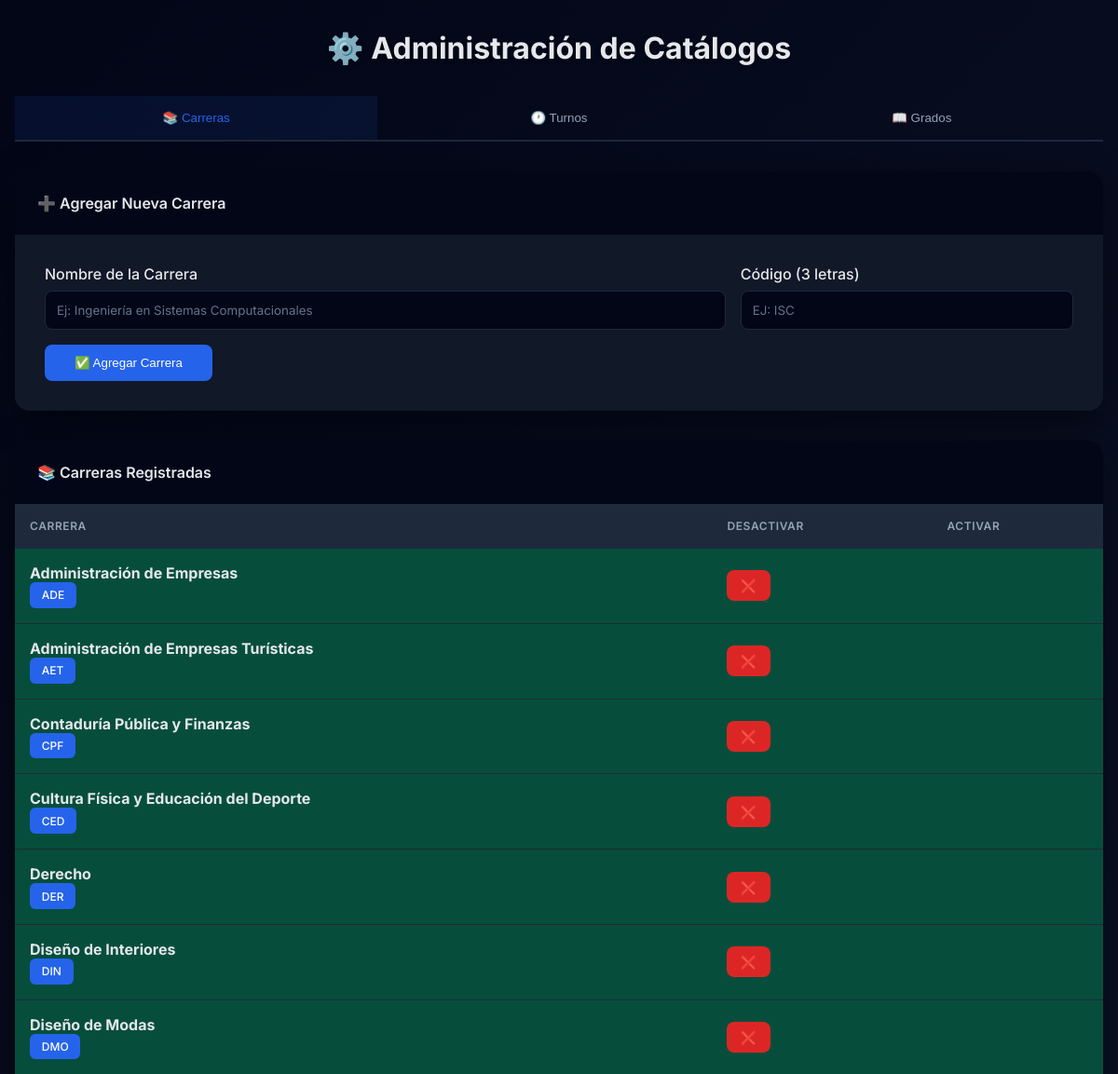
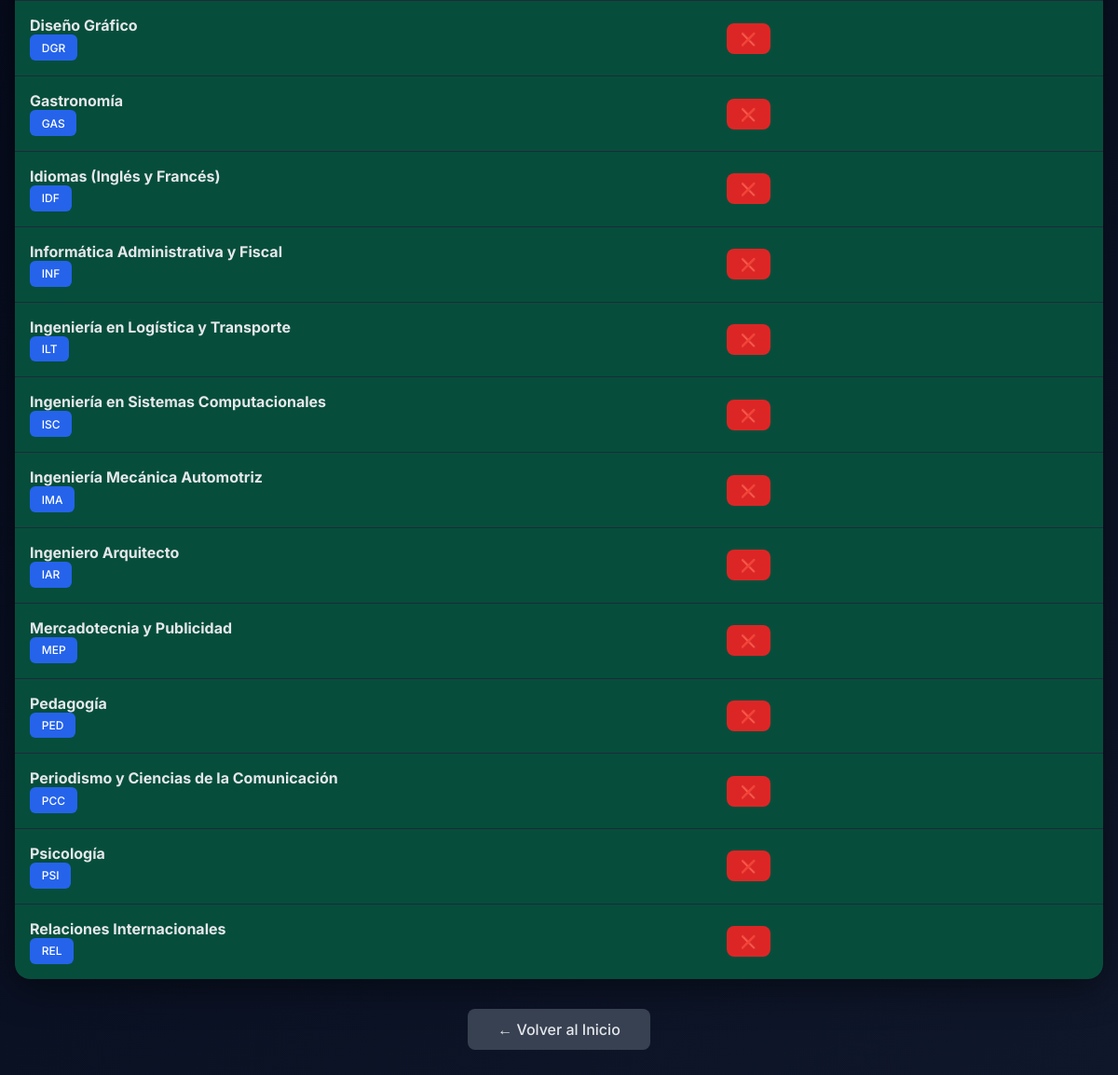
The page /catalogos.php on the database its author committed (2 pictures, top to bottom).
### tables this page shows
CREATE TABLE `carreras` (
  `id` int(11) NOT NULL,
  `nombre` varchar(100) NOT NULL,
  `codigo` varchar(10) NOT NULL,
  `created_at` timestamp NOT NULL DEFAULT current_timestamp(),
  `activo` tinyint(1) NOT NULL DEFAULT 1
);

### catalogos.php (the view, shortened to what this page needs)
<?php
$conn = getConnection();
$carreras = $conn->query("SELECT * FROM carreras ORDER BY nombre");
?>
<!DOCTYPE html>
<html lang="es">
<head>
</head>
<body>
    <div class="container">
        <h1 class="page-title">⚙️ Administración de Catálogos</h1>
        <ul class="nav-tabs" role="tablist">
            <li class="nav-item" role="presentation">
                <button class="nav-link active" data-tab="carreras" onclick="switchTab(event, 'carreras')">
                    📚 Carreras
                </button>
            </li>
            <li class="nav-item" role="presentation">
                <button class="nav-link" data-tab="turnos" onclick="switchTab(event, 'turnos')">
                    🕐 Turnos
                </button>
            </li>
            <li class="nav-item" role="presentation">
                <button class="nav-link" data-tab="grados" onclick="switchTab(event, 'grados')">
                    📖 Grados
                </button>
            </li>
        </ul>
        <div class="tab-content">
            <div class="tab-pane active" id="carreras" role="tabpanel">
                <div class="card">
                    <div class="card-header">
                        <h4>➕ Agregar Nueva Carrera</h4>
                    </div>
                    <div class="card-body">
                        <form method="POST">
                            <div class="row">
                                <div class="col-md-8 mb-3">
                                    <label for="nombre" class="form-label">Nombre de la Carrera</label>
                                    <input type="text" class="form-control" id="nombre" name="nombre"
                                           placeholder="Ej: Ingeniería en Sistemas Computacionales" required>
                                </div>
                                <div class="col-md-4 mb-3">
                                    <label for="codigo" class="form-label">Código (3 letras)</label>
                                    <input type="text" class="form-control" id="codigo" name="codigo"
                                           placeholder="Ej: ISC" maxlength="3" required
                                           style="text-transform: uppercase;">
                                </div>
                            </div>
                            <button type="submit" class="btn btn-primary">
                                ✅ Agregar Carrera
                            </button>
                        </form>
                    </div>
                </div>
                <div class="card">
                    <div class="card-header">
                        <h4>📚 Carreras Registradas</h4>
                    </div>
                    <div class="card-body p-0">
                        <div class="table-responsive">
                            <table>
                                <thead>
                                    <tr>
                                        <th>Carrera</th>
                                        <th>Desactivar</th>
                                        <th>Activar</th>
                                    </tr>
                                </thead>
                                <tbody>
                                    <?php while ($carrera = $carreras->fetch_assoc()): ?>
                                    <tr class="<?php echo $carrera['activo'] == 1 ? 'item-activo' : 'item-inactivo'; ?>">
                                        <td>
                                            <strong><?php echo htmlspecialchars($carrera['nombre']); ?></strong>
                                            <br>
                                            <span class="badge badge-primary">
                                                <?php echo htmlspecialchars($carrera['codigo']); ?>
                                            </span>
                                        </td>
                                        <td>
                                            <?php if ($carrera['activo'] == 1): ?>
                                                <a href="#" class="btn btn-danger btn-sm"
                                                   onclick="showConfirmModal(event, '?action=toggle&id=<?php echo $carrera['id']; ?>&type=carrera', '¿Desea desactivar esta carrera?', 'Los alumnos asociados también se desactivarán.')">
                                                    ❌
                                                </a>
                                            <?php endif; ?>
                                        </td>
                                        <td>
                                        </td>
                                    </tr>
                                    <?php endwhile; ?>
                                </tbody>
                            </table>
                        </div>
                    </div>
                </div>
            </div>
        </div>
        <div class="text-center mt-4">
            <a href="index.php" class="btn btn-secondary">
                ← Volver al Inicio
            </a>
        </div>
    </div>
</body>
</html>

### catalogos.php (style rules this page uses)
* { margin: 0; padding: 0; box-sizing: border-box; }
body { font-family: 'Inter', sans-serif; background: linear-gradient(135deg, #020617, #0f172a); color: #e5e7eb; min-height: 100vh; padding: 2rem 0; }
.page-title { color: #e5e7eb; text-align: center; margin-bottom: 2rem; font-weight: 700; text-shadow: 0 2px 4px rgba(0,0,0,0.3); }
.card { border: none; border-radius: 16px; box-shadow: 0 10px 40px rgba(0,0,0,0.45); margin-bottom: 2rem; background: #111827; overflow: hidden; }
.card-header { background: #020617; color: #e5e7eb; padding: 1.5rem; border: none; }
.card-header h4 { margin: 0; font-weight: 600; }
.card-body { padding: 2rem; background: #111827; }
.form-label { font-weight: 500; color: #e5e7eb; margin-bottom: 0.5rem; display: block; }
.form-control { border-radius: 8px; border: 1px solid #1e293b; background: #020617; color: #e5e7eb; padding: 0.75rem; transition: all 0.3s ease; width: 100%; font-family: 'Inter', sans-serif; }
.form-control::placeholder { color: #64748b; }
.btn-primary { background: #2563eb; border: none; padding: 0.75rem 2rem; border-radius: 8px; font-weight: 500; transition: all 0.3s ease; cursor: pointer; color: white; }
.btn-secondary { background: #374151; border: none; border-radius: 8px; padding: 0.75rem 2rem; font-weight: 500; color: #e5e7eb; text-decoration: none; display: inline-block; text-align: center; cursor: pointer; }
.btn-danger { background-color: #dc2626; color: white; border: none; border-radius: 8px; padding: 0.5rem 1rem; cursor: pointer; transition: all 0.3s ease; text-decoration: none; display: inline-block; }
.btn-sm { padding: 0.5rem 0.9rem; font-size: 0.875rem; }
.badge { padding: 0.4rem 0.8rem; border-radius: 6px; font-weight: 500; font-size: 0.75rem; display: inline-block; }
.badge-primary { background: #2563eb; color: white; }
.container { max-width: 1200px; margin: 0 auto; padding: 0 1rem; }
.p-0 { padding: 0 !important; }
.mb-3 { margin-bottom: 1rem; }
.mt-4 { margin-top: 1.5rem; }
.text-center { text-align: center; }
.nav-tabs { display: flex; border-bottom: 2px solid #1e293b; margin-bottom: 2rem; list-style: none; }
.nav-item { flex: 1; }
.nav-link { display: block; padding: 1rem; text-align: center; color: #94a3b8; text-decoration: none; border-bottom: 3px solid transparent; transition: all 0.3s ease; font-weight: 500; background: transparent; border: none; width: 100%; cursor: pointer; }
.nav-link.active { color: #2563eb; border-bottom-color: #2563eb; background: rgba(37, 99, 235, 0.1); }
.tab-content { display: block; }
.tab-pane { display: none; }
.tab-pane.active { display: block; }
table { width: 100%; border-collapse: collapse; background: #111827; color: #e5e7eb; }
thead { background: #1e293b; }
thead th { font-weight: 600; color: #94a3b8; border: none; padding: 1rem; text-transform: uppercase; font-size: 0.75rem; letter-spacing: 0.05em; text-align: left; }
tbody { background: #111827; }
tbody td { padding: 1rem; vertical-align: middle; border-top: 1px solid #1e293b; color: #e5e7eb; }
tbody tr { transition: all 0.2s ease; }
tbody tr.item-activo { background-color: #064e3b; }
.table-responsive { background: #111827; border-radius: 0 0 16px 16px; overflow-x: auto; }
.row { display: flex; flex-wrap: wrap; margin: 0 -0.5rem; }
.col-md-8, .col-md-4 { padding: 0 0.5rem; }
.col-md-8 { flex: 0 0 66.666667%; max-width: 66.666667%; }
.col-md-4 { flex: 0 0 33.333333%; max-width: 33.333333%; }

### rows shown on the page
carreras: nombre "Administración de Empresas", codigo "ADE"
carreras: nombre "Administración de Empresas Turísticas", codigo "AET"
carreras: nombre "Contaduría Pública y Finanzas", codigo "CPF"
carreras: nombre "Cultura Física y Educación del Deporte", codigo "CED"
carreras: nombre "Derecho", codigo "DER"
carreras: nombre "Diseño de Interiores", codigo "DIN"
carreras: nombre "Diseño de Modas", codigo "DMO"
carreras: nombre "Diseño Gráfico", codigo "DGR"
carreras: nombre "Gastronomía", codigo "GAS"
carreras: nombre "Idiomas (Inglés y Francés)", codigo "IDF"
carreras: nombre "Informática Administrativa y Fiscal", codigo "INF"
carreras: nombre "Ingeniería en Logística y Transporte", codigo "ILT"
carreras: nombre "Ingeniería en Sistemas Computacionales", codigo "ISC"
carreras: nombre "Ingeniería Mecánica Automotriz", codigo "IMA"
carreras: nombre "Ingeniero Arquitecto", codigo "IAR"
carreras: nombre "Mercadotecnia y Publicidad", codigo "MEP"
carreras: nombre "Pedagogía", codigo "PED"
carreras: nombre "Periodismo y Ciencias de la Comunicación", codigo "PCC"
carreras: nombre "Psicología", codigo "PSI"
carreras: nombre "Relaciones Internacionales", codigo "REL"
